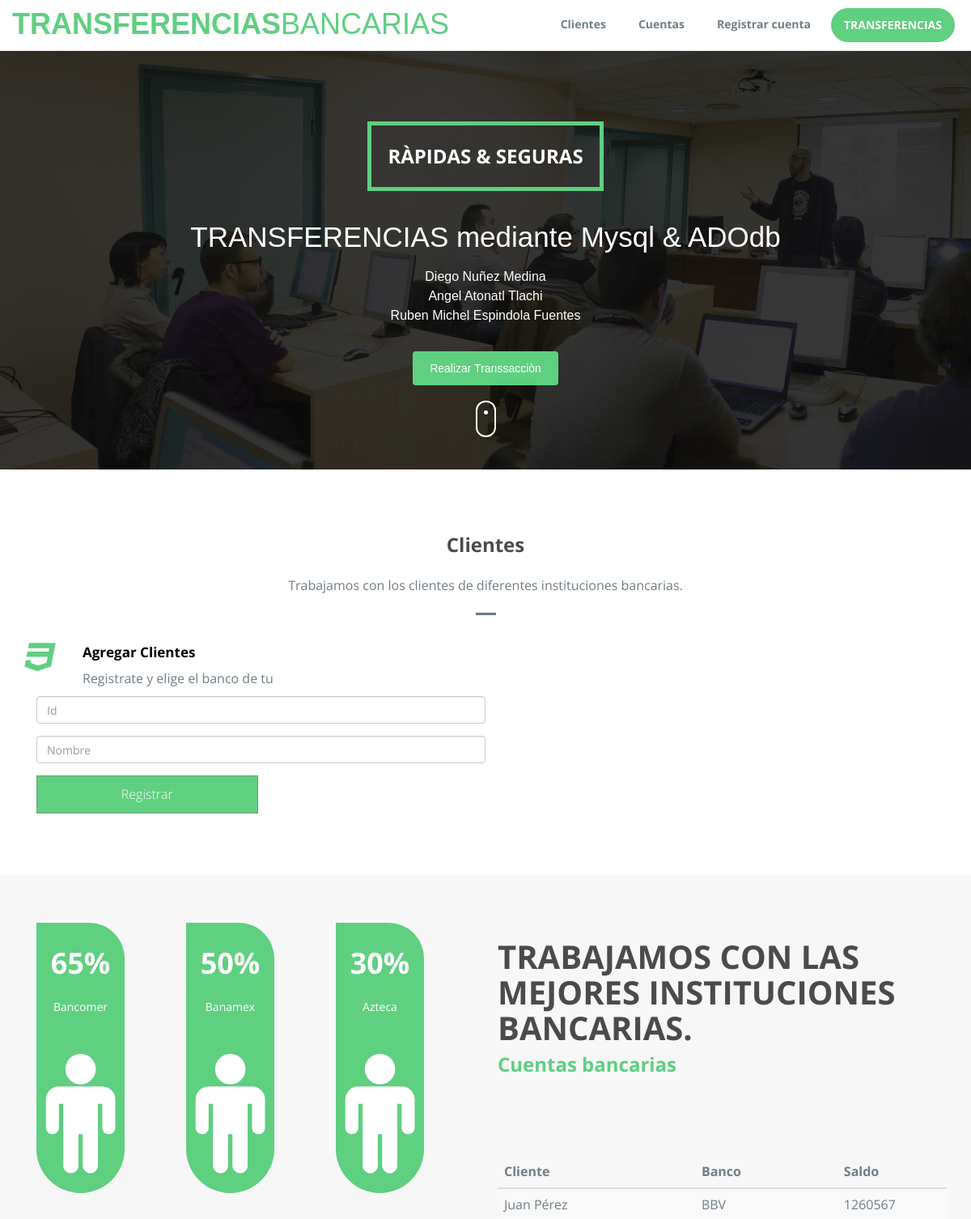
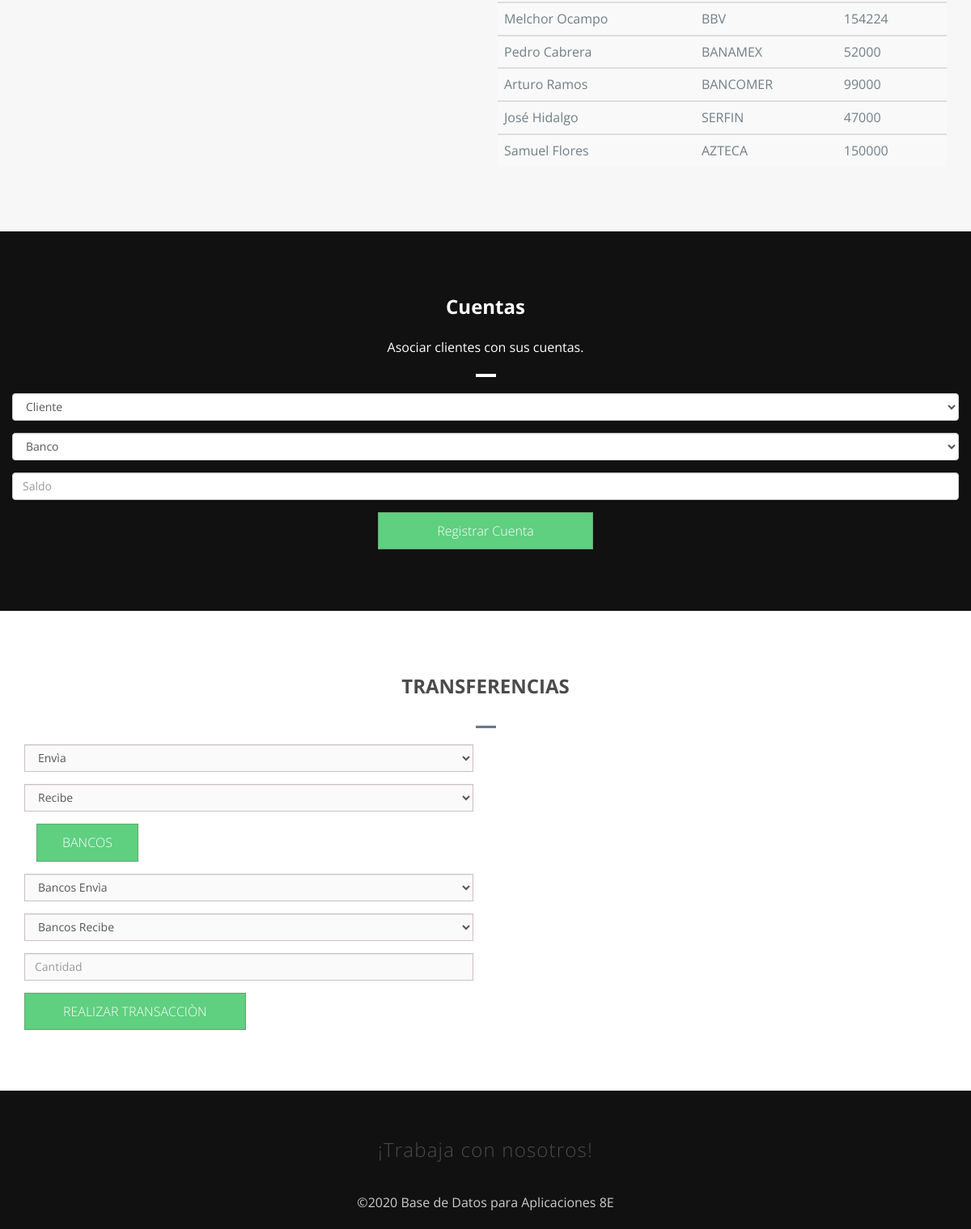
The page / on the database its author committed (2 pictures, top to bottom).
### tables this page shows
CREATE TABLE `cliente` (
  `id` int(11) NOT NULL,
  `nombre` varchar(50) DEFAULT NULL
);

CREATE TABLE `banco` (
  `id` int(11) NOT NULL,
  `nombre` varchar(50) DEFAULT NULL
);

CREATE TABLE `cuenta` (
  `idcliente` int(11) NOT NULL,
  `idbanco` int(11) NOT NULL,
  `saldo` int(11) DEFAULT NULL
);

### index.php (the view, shortened to what the rows shown need)
<?php
include ("conexion.php");
$t = $db->Execute("select L.nombre, b.nombre, C.saldo from cuenta c join banco b
on c.idbanco = b.id join cliente l on c.idcliente = l.id");
$m = $t->getArray();
$nr = $t->recordCount();
$nc = $t->fieldCount();
?>
<!DOCTYPE html>
<html lang="en">
<head>
  <link rel="stylesheet" type="text/css" href="css/font-awesome.min.css">
  <link rel="stylesheet" type="text/css" href="css/bootstrap.min.css">
  <link rel="stylesheet" type="text/css" href="css/imagehover.min.css">
  <link rel="stylesheet" type="text/css" href="css/style.css">
</head>
<body>
  <div class="banner">
    <div class="bg-color">
      <div class="container">
        <div class="row">
          <div class="banner-text text-center">
            <div class="text-border">
              <h2 class="text-dec">Ràpidas & Seguras</h2>
            </div>
          </div>
        </div>
      </div>
    </div>
  </div>
  <section id="feature" class="section-padding">
    <div class="container">
      <div class="row">
        <div class="header-section text-center">
          <h2>Clientes</h2>
        </div>
      </div>
    </div>
  </section>
  <section id="organisations" class="section-padding">
    <div class="container">
      <div class="row">
        <div class="col-md-6">
          <div class="detail-info">
            <p class="det-p">
              <?PHP
            print "<table class='table table-striped table-dark'>";
            print "<thead>
            <tr>
            <th scope='col'>Cliente</th>
            <th scope='col'>Banco</th>
            <th scope='col'>Saldo</th>
            </tr>
            </thead>
            <tbody>";
for($r=0; $r<$nr; $r++)
{
    print"<tr>";
    for($c=0; $c<$nc; $c++)
    {
        print"<td>" . $m[$r][$c] . "</td>";
    }
    print"</tr>
    </tbody>";
}
print"</table>";
?>
            </p>
          </div>
        </div>
      </div>
    </div>
  </section>
  <section id="testimonial" class="section-padding">
    <div class="container">
      <div class="row">
        <div class="header-section text-center">
          <h2 class="white">Cuentas</h2>
          </div>
        </div>
      </div>
  </section>
  <section id="contact" class="section-padding">
    <div class="container">
      <div class="row">
        <div class="header-section text-center">
          <h2>TRANSFERENCIAS</h2>
        </div>
      </div>
    </div>
  </section>
</body>
</html>

### rows shown on the page
cliente: nombre "Juan Pérez"
banco: nombre "BBV"
cuenta: saldo "1260567"
cliente: nombre "Melchor Ocampo"
cuenta: saldo "154224"
cliente: nombre "Pedro Cabrera"
banco: nombre "BANAMEX"
cuenta: saldo "52000"
cliente: nombre "Arturo Ramos"
banco: nombre "BANCOMER"
cuenta: saldo "99000"
cliente: nombre "José Hidalgo"
banco: nombre "SERFIN"
cuenta: saldo "47000"
cliente: nombre "Samuel Flores"
banco: nombre "AZTECA"
cuenta: saldo "150000"
